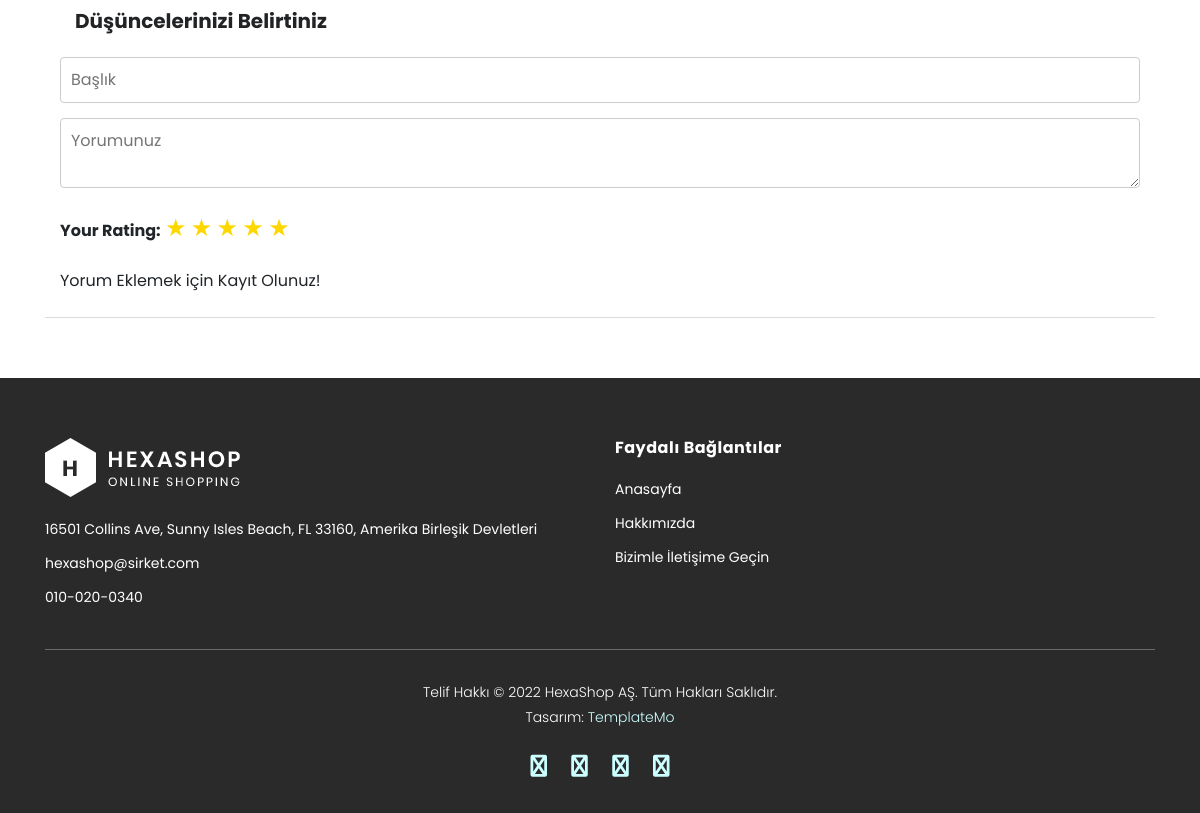
The page /urunler/6 (lower part) on the database as committed earlier.
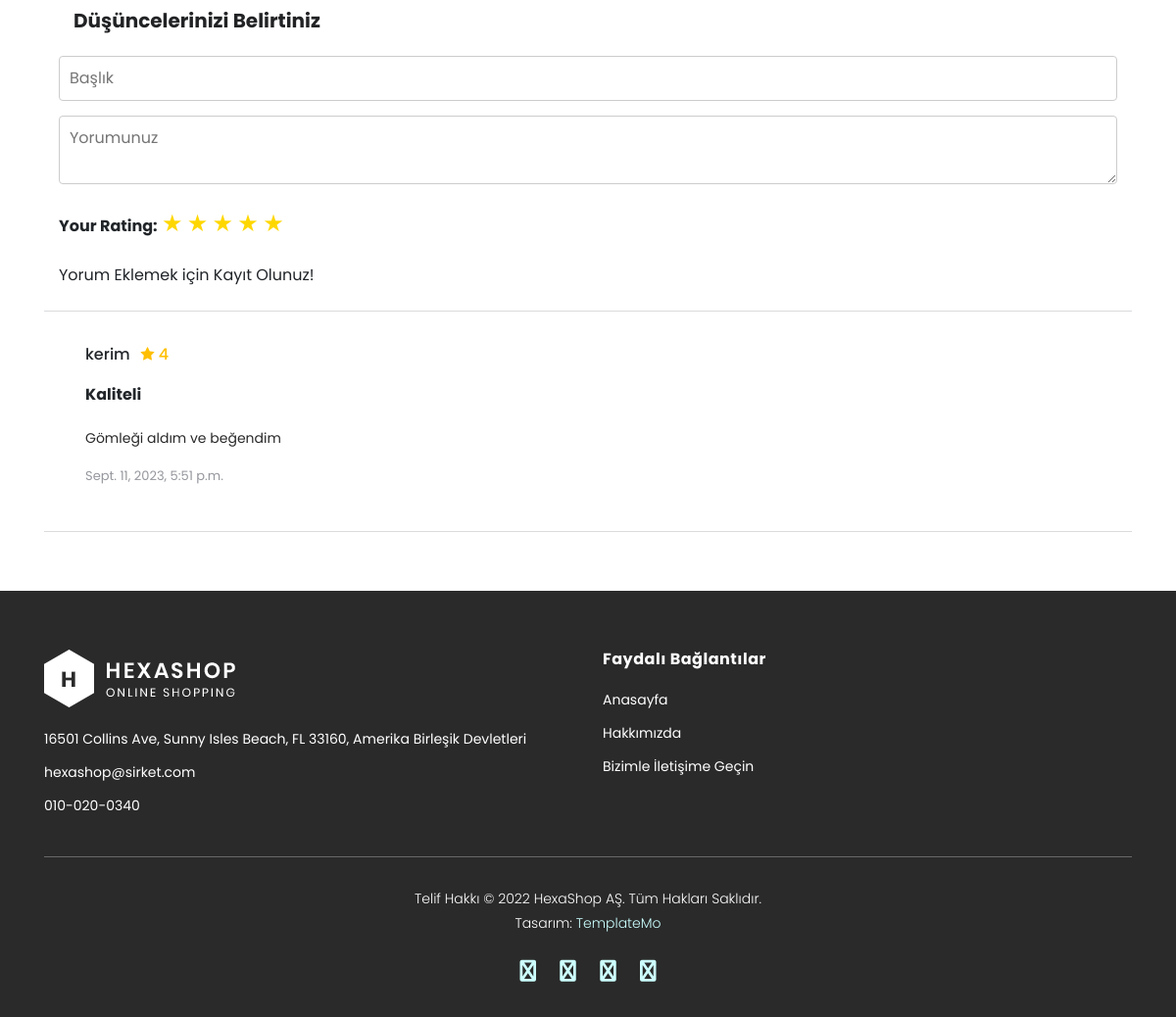
The same page on the database as committed later.
### product/models.py (models this page shows, shortened)
class Comment(models.Model):
    STATUS= (
        ('New', 'Yeni'),
        ('True', 'Göster'),
        ('False', 'Gösterme'),
    )
    product = models.ForeignKey(Product,on_delete=models.CASCADE)# Product tablosuyla ilişki kurulması
    user = models.ForeignKey(User,on_delete=models.CASCADE)
    subject = models.CharField(max_length=150,blank=True)
    comment = models.TextField(max_length=255)
    rate = models.IntegerField(blank=True,null=True)
    status = models.CharField(max_length=10,choices=STATUS,default='New')
    ip = models.CharField(blank=True,max_length=20)
    create_at = models.DateTimeField(auto_now_add=True)
    update_at = models.DateTimeField(auto_now=True)

### home/views.py (the view)
# urls.py: path("urunler/<int:id>", views.urun_detay, name="urun_detay"),
def urun_detay(request,id):
    urunler = Product.objects.get(pk=id)
    resimler = Images.objects.filter(product_id=id)
    comments = Comment.objects.filter(product_id=id,status='True')
    context = {"urunler":urunler,
               "resimler":resimler,
               "comments":comments,}
    return render(request, "home/urun_detay.html",context)

### home/templates/home/urun_detay.html (shortened to what this page needs)
{% extends 'home/homebase.html' %}
{% load static %}
{% block header %} {% include 'home/header.html' %} {% endblock %}
{% block content %}
    <link rel="stylesheet" href="{% static 'home/css/comment.css' %}" />
    <div class="container">
        <div id="reviews" class="review-section">
                <div class="col-md-12">
                    <div class="d-flex align-items-center justify-content-between mb-4 col-md-12">
                        <h4>Düşüncelerinizi Belirtiniz</h4>
                    </div>
                    <form action="/product/addcomment/{{urunler.id}}" method="post">
                    <div class="form-group">
                        <input class="input" type="text" name="subject" id="id_subject" placeholder="Başlık">
                    </div>
                    <div class="form-group">
                        <textarea class="input" name="comment" id="id_comment" placeholder="Yorumunuz"></textarea>
                    </div>
                    <div class="form-group">
                        <strong>Your Rating:</strong>
                        <div class="stars">
                            <input type="radio" id="star1" name="rate" value="1"><label for="star1"></label>
                            <input type="radio" id="star2" name="rate" value="2"><label for="star2"></label>
                            <input type="radio" id="star3" name="rate" value="3"><label for="star3"></label>
                            <input type="radio" id="star4" name="rate" value="4"><label for="star4"></label>
                            <input type="radio" id="star5" name="rate" value="5"><label for="star5"></label>
                        </div>
                    </div>
                    {% if user.id  is not None%}
                    <button class="button-50" style="margin-top:20px; display: flex;justify-content: center; text-align: center;">Gönder</button>
                    {%else%}
                    Yorum Eklemek için Kayıt Olunuz!
                    {%endif%}
                </form>
            </div>
            </div>
        </div>
        <div class="container">
        {% for rs in comments %}
        <div class="review-list">
            <ul>
                <li>
                    <div class="d-flex">
                        <div class="left">
                            <span>
                            </span>
                        </div>
                        <div class="right">
                            <h4>
                                {{rs.user.username}}
                                <span class="gig-rating text-body-2">
                                    {{rs.rate}}
                                </span>
                            </h4>
                            <div class="review-description">
                                <strong>{{rs.subject}}</strong>
                            </div>
                            <div class="review-description">
                                <p>
                                    {{rs.comment}}
                                </p>
                            </div>
                            <span class="publish py-3 d-inline-block w-100">{{rs.create_at}}</span>
                        </div>
                    </div>
                </div>
        {% endfor %}
    </div>
{% endblock %}
{% block footer %}{% include 'home/footer.html' %}{% endblock %}

Rows that differ between the two databases and show on the page:
added Comment: user.username "kerim", rate "4", subject "Kaliteli", comment "Gömleği aldım ve beğendim", create_at "Sept. 11, 2023, 5:51 p.m."
